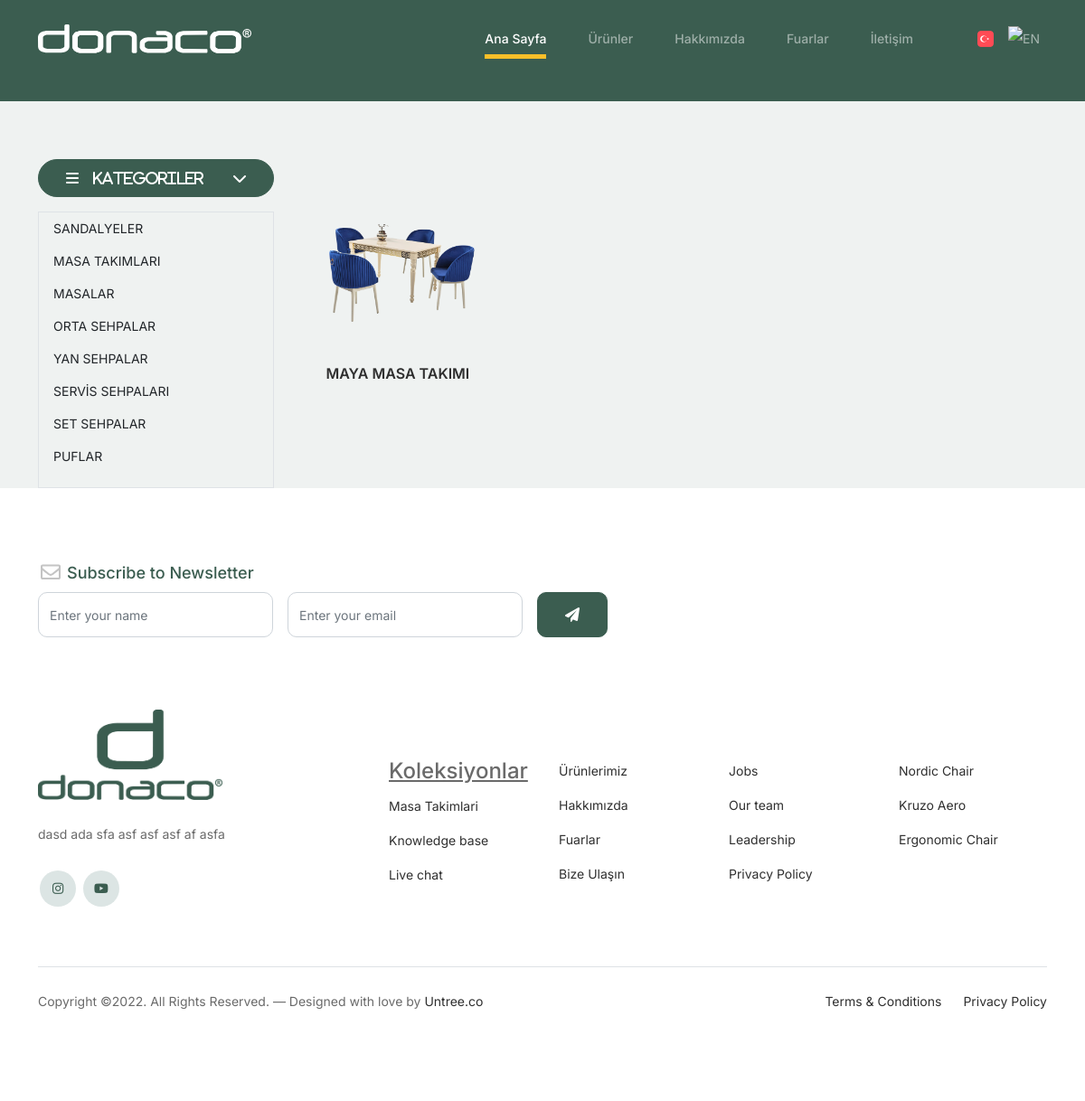
Screenshot of /urunler/masalar with the database file from the repository.
### product/models.py (models this page shows, shortened)
class Category(models.Model):
    name = models.CharField(max_length = 256, null = True)
    slug = models.SlugField(blank =True,null = True, unique=True)
    def __str__(self):
        return self.name

class Product(models.Model):
    product_name = models.CharField(max_length = 256, null = True, unique=True)
    category = models.ForeignKey(Category, on_delete =models.CASCADE, null = True)
    description = RichTextField(null = True)
    image = models.ImageField(upload_to ='product/image/%Y/%m/%d/',null = True)
    slug = models.SlugField(blank =True,null = True, unique=True)

### pages/views.py (the view)
# urls.py: path(_('urunler/<slug:slug>'),views.category_products,name = "category_products" ),
def category_products(request, slug):
    product_list = Product.objects.filter(category__slug=slug)
    category_list = Category.objects.all()
    context = {
        'products' : product_list,
        'category_list' : category_list,
    }
    return render(request, "products.html", context)

### templates/products.html
{% extends "base.html" %}
{% load static %}
{% load i18n %}
{% block body %}
<div style="height: 64px;"></div>
<div class="container">
	<div class="row">
		<div class="col-lg-3 mb-lg-0 mb-2">
			<p>
				<a class="btn btn-primary w-100 d-flex align-items-center justify-content-between"
					data-bs-toggle="collapse" href="#collapseExample" role="button" aria-expanded="true"
					aria-controls="collapseExample">
					<span class="fas fa-bars"><span class="ps-3">{% trans "kategoriler" %}</span></span>
					<span class="fas fa-chevron-down"></span>
				</a>
			</p>
			<div class="collapse show border" id="collapseExample">
				<ul class="list-unstyled">
					{% for category in category_list %}
					<li><a class="dropdown-item" href="{% url 'category_products' category.slug %}">{{category}}</a>
					</li>
					{% endfor %}
				</ul>
			</div>
		</div>
		<div class="content col-lg-9 col-md-8 col-xs-12">
					<div class="product-section">
						<div class="container">
							<div class="row">
								<div class="container">
									<div class="row">
										{% for product in products  %}
										<div class="col-12 col-md-4 col-lg-3 mb-5 mb-md-0">
											<a class="product-item" href="{% url 'product_detail' product.slug %}">
												<img src="{{ product.image.url }}" class="img-fluid product-thumbnail"
													style="object-fit: scale-down; width:100%; height: 150px;">
												<h3 class="product-title">{{product.product_name}}</h3>
											</a>
										</div>
										{% endfor %}
									</div>
								</div>
							</div>
						</div>
					</div>
		</div>
	</div>
</div>
	{% endblock body %}

### static/css/style.css (style rules this page uses)
body { overflow-x: hidden; position: relative; }
body { font-family: "Inter", sans-serif; font-weight: 400; line-height: 28px; color: #6a6a6a; font-size: 14px; background-color: #eff2f1; }
a { text-decoration: none; -webkit-transition: .3s all ease; -o-transition: .3s all ease; transition: .3s all ease; color: #2f2f2f; text-decoration: underline; }
.btn { font-weight: 600; padding: 12px 30px; border-radius: 30px; color: #ffffff; background: #2f2f2f; border-color: #2f2f2f; }
.btn.btn-primary { background: #3b5d50; border-color: #3b5d50; }
.product-section { padding: 3rem 0; }
.product-section .product-item { text-align: center; text-decoration: none; display: block; position: relative; padding-bottom: 50px; cursor: pointer; }
.product-section .product-item .product-thumbnail { margin-bottom: 30px; position: relative; top: 0; -webkit-transition: .3s all ease; -o-transition: .3s all ease; transition: .3s all ease; }
.product-section .product-item h3 { font-weight: 600; font-size: 16px; }
.product-section .product-item h3, .product-section .product-item strong { color: #2f2f2f; text-decoration: none; }
.product-section .product-item:before { bottom: 0; left: 0; right: 0; position: absolute; content: ""; background: #dce5e4; height: 0%; z-index: -1; border-radius: 10px; -webkit-transition: .3s all ease; -o-transition: .3s all ease; transition: .3s all ease; }

### rows the page displays
Category: name "SANDALYELER"
Category: name "MASA TAKIMLARI"
Category: name "MASALAR"
Category: name "ORTA SEHPALAR"
Category: name "YAN SEHPALAR"
Category: name "SERVİS SEHPALARI"
Category: name "SET SEHPALAR"
Category: name "PUFLAR"
Product: image (picture), product_name "MAYA MASA TAKIMI"
